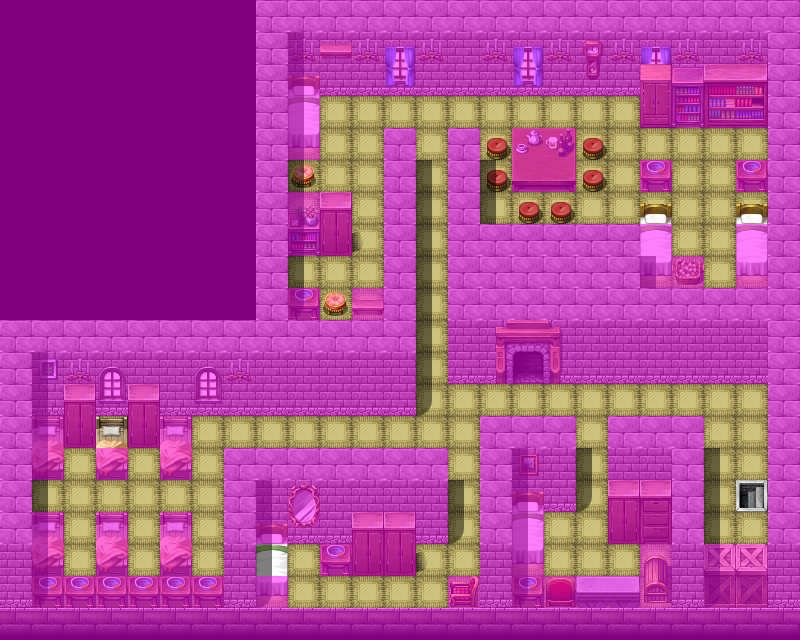

A level layout from a 2D game, rendered from its tile map. Below: a short description, then the map file with tile-grid data replaced by summaries:
An orthogonal 25x20 tile map with 32x32 px tiles, 4 tile layers (Ground, Objects, Above, Walkable), 20 tilesets and 13 objects (7x spawn, 2x mapchange, 2x key, sign, rest).

<map version="1.0" orientation="orthogonal" width="25" height="20" tilewidth="32" tileheight="32">
    <tileset firstgid="1" name="map_9" tilewidth="32" tileheight="32">
        <image source="../drawable/map_9.png" width="256" height="256" />
    </tileset>
    <tileset firstgid="65" name="map_28" tilewidth="32" tileheight="32">
        <image source="../drawable/map_28.png" width="256" height="256" />
    </tileset>
    <tileset firstgid="129" name="map_37" tilewidth="32" tileheight="32">
        <image source="../drawable/map_37.png" width="256" height="256" />
    </tileset>
    <tileset firstgid="193" name="map_41" tilewidth="32" tileheight="32">
        <image source="../drawable/map_41.png" width="256" height="256" />
    </tileset>
    <tileset firstgid="257" name="map_25" tilewidth="32" tileheight="32">
        <image source="../drawable/map_25.png" width="256" height="256" />
    </tileset>
    <tileset firstgid="321" name="map_42" tilewidth="32" tileheight="32">
        <image source="../drawable/map_42.png" width="256" height="256" />
    </tileset>
    <tileset firstgid="385" name="map_14" tilewidth="32" tileheight="32">
        <image source="../drawable/map_14.png" width="256" height="256" />
    </tileset>
    <tileset firstgid="449" name="map_15" tilewidth="32" tileheight="32">
        <image source="../drawable/map_15.png" width="256" height="256" />
    </tileset>
    <tileset firstgid="513" name="map_12" tilewidth="32" tileheight="32">
        <image source="../drawable/map_12.png" width="256" height="256" />
    </tileset>
    <tileset firstgid="577" name="map_10" tilewidth="32" tileheight="32">
        <image source="../drawable/map_10.png" width="256" height="256" />
    </tileset>
    <tileset firstgid="641" name="map_22" tilewidth="32" tileheight="32">
        <image source="../drawable/map_22.png" width="256" height="256" />
    </tileset>
    <tileset firstgid="705" name="map_24" tilewidth="32" tileheight="32">
        <image source="../drawable/map_24.png" width="256" height="256" />
    </tileset>
    <tileset firstgid="769" name="map_23" tilewidth="32" tileheight="32">
        <image source="../drawable/map_23.png" width="256" height="256" />
    </tileset>
    <tileset firstgid="833" name="map_3" tilewidth="32" tileheight="32">
        <image source="../drawable/map_3.png" width="256" height="256" />
    </tileset>
    <tileset firstgid="897" name="map_11" tilewidth="32" tileheight="32">
        <image source="../drawable/map_11.png" width="256" height="256" />
    </tileset>
    <tileset firstgid="961" name="map_6" tilewidth="32" tileheight="32">
        <image source="../drawable/map_6.png" width="256" height="256" />
    </tileset>
    <tileset firstgid="1025" name="map_7" tilewidth="32" tileheight="32">
        <image source="../drawable/map_7.png" width="256" height="256" />
    </tileset>
    <tileset firstgid="1089" name="map_0" tilewidth="32" tileheight="32">
        <image source="../drawable/map_0.png" width="256" height="256" />
    </tileset>
    <tileset firstgid="1153" name="map_1" tilewidth="32" tileheight="32">
        <image source="../drawable/map_1.png" width="256" height="256" />
    </tileset>
    <tileset firstgid="1217" name="map_2" tilewidth="32" tileheight="32">
        <image source="../drawable/map_2.png" width="256" height="256" />
    </tileset>
    <layer name="Ground" width="25" height="20">
        <data>[500 cells, 500 non-empty, 7 distinct tile ids]</data>
    </layer>
    <layer name="Objects" width="25" height="20">
        <data>[500 cells, 117 non-empty, 52 distinct tile ids]</data>
    </layer>
    <layer name="Above" width="25" height="20">
        <data>[500 cells, 52 non-empty, 7 distinct tile ids]</data>
    </layer>
    <layer name="Walkable" width="25" height="20">
        <data>[500 cells, 383 non-empty, 1 distinct tile ids]</data>
    </layer>
    <objectgroup name="Mapevents">
        <object name="down" type="mapchange" x="736" y="480" width="32" height="32">
            <properties>
                <property name="map" value="remgard_tavern0" />
                <property name="place" value="up" />
            </properties>
        </object>
        <object name="jhaeld_bed" type="sign" x="704" y="256" width="32" height="32" />
        <object name="rest1" type="rest" x="256" y="544" width="32" height="32" />
        <object name="base_beamto_stoutford" type="mapchange" x="96" y="416" width="32" height="32">
            <properties>
                <property name="map" value="stoutford_castle_barrack2" />
                <property name="place" value="base_beamto_remgard" />
            </properties>
        </object>
    </objectgroup>
    <objectgroup name="Spawn" visible="0">
        <object name="jhaeld" type="spawn" x="480" y="128" width="256" height="96">
            <properties>
                <property name="spawngroup" value="jhaeld" />
            </properties>
        </object>
        <object name="remgard_guard" type="spawn" x="608" y="96" width="32" height="32">
            <properties>
                <property name="spawngroup" value="remgard_guard" />
            </properties>
        </object>
        <object name="maelf" type="spawn" x="64" y="448" width="32" height="32">
            <properties>
                <property name="spawngroup" value="maelf" />
            </properties>
        </object>
        <object name="remgard_guard2" type="spawn" x="64" y="544" width="32" height="32">
            <properties>
                <property name="spawngroup" value="remgard_guard2" />
            </properties>
        </object>
        <object name="morgisia" type="spawn" x="544" y="512" width="96" height="64">
            <properties>
                <property name="spawngroup" value="morgisia" />
            </properties>
        </object>
        <object name="remgard_guard2_1" type="spawn" x="128" y="544" width="32" height="32">
            <properties>
                <property name="spawngroup" value="remgard_guard2" />
            </properties>
        </object>
        <object name="kaverin" type="spawn" x="320" y="96" width="64" height="96">
            <properties>
                <property name="spawngroup" value="kaverin" />
            </properties>
        </object>
    </objectgroup>
    <objectgroup name="Keys">
        <object name="nondisplay:21" type="key" x="448" y="480" width="32" height="32">
            <properties>
                <property name="phrase" value="remgard_tavern_room" />
                <property name="requireId" value="nondisplay" />
                <property name="requireType" value="questProgress" />
                <property name="requireValue" value="21" />
            </properties>
        </object>
        <object name="base_nondisplay:1" type="key" x="96" y="416" width="32" height="32">
            <properties>
                <property name="phrase" value="base_beamto_10" />
                <property name="requireId" value="base_nondisplay" />
                <property name="requireType" value="questProgress" />
                <property name="requireValue" value="1" />
            </properties>
        </object>
    </objectgroup>
</map>
